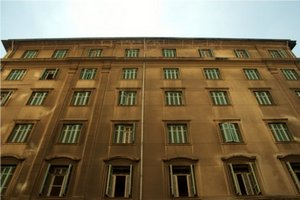
//> input picture images/Hough_Lines_Tutorial_Original_Image.jpg, 300 x 200 px, given in place of the camera
$ ./tracking_objects_by_color   (built with g++ and OpenCV 4)
//> lines starting //> are read from the running program, lines starting //| are printed output that depends on the picture; after the words box and inside, x2 and y2 are one past the last pixel; in counts of white or black regions, pixels touching at a corner belong together
#include <iostream>
#include "opencv2/highgui/highgui.hpp"
#include "opencv2/imgproc/imgproc.hpp"
#include <iostream>
#include<stdio.h>
using namespace cv;
using namespace std;

int iLowH = 170;
int iHighH = 179;

int iLowS = 150;
int iHighS = 255;

int iLowV = 60;
int iHighV = 255;


// [19 lines left out: function CallBackFunc, not called in this run]


void mouseEvent(int evt, int x, int y, int flags, void* param)
{
    char window_name[30] = "HSV Segmentation";

    Mat* image = (Mat*) param;
    if (evt == CV_EVENT_LBUTTONDOWN)
    {
// [4 lines of commented-out code are left out]


        Vec3b rgb=(*image).at<Vec3b>(y,x);
        int B=rgb.val[0];
        int G=rgb.val[1];
        int R=rgb.val[2];

        Mat HSV;
        Mat RGB=(*image)(Rect(x,y,1,1));
        cvtColor(RGB, HSV,CV_BGR2HSV);

        Vec3b hsv=HSV.at<Vec3b>(0,0);
        int H=hsv.val[0];
        int S=hsv.val[1];
        int V=hsv.val[2];

        iLowH=min(iLowH,H);
        iHighH=max(iHighH,H);
        cvSetTrackbarPos("LowH", "Control", iLowH);
        cvSetTrackbarPos("HighH", "Control", iHighH);


        iLowS=min(iLowS,S);
        iHighS=max(iHighS,S);
        cvSetTrackbarPos("LowS", "Control", iLowS);
        cvSetTrackbarPos("HighS", "Control", iHighS);


        iLowV=min(iLowV,V);
        iHighV=max(iHighV,V);
        cvSetTrackbarPos("LowV", "Control", iLowV);
        cvSetTrackbarPos("HighV", "Control", iHighV);


        char name[30];
        sprintf(name,"B=%d",B);
        putText((*image),name, Point(150,40) , FONT_HERSHEY_SIMPLEX, .7, Scalar(0,255,0), 2,8,false );
        std::cout<<name<<std::endl;


        sprintf(name,"G=%d",G);
        putText((*image),name, Point(150,80) , FONT_HERSHEY_SIMPLEX, .7, Scalar(0,255,0), 2,8,false );
        std::cout<<name<<std::endl;


        sprintf(name,"R=%d",R);
        putText((*image),name, Point(150,120) , FONT_HERSHEY_SIMPLEX, .7, Scalar(0,255,0), 2,8,false );
        std::cout<<name<<std::endl;


        sprintf(name,"H=%d",H);
        putText((*image),name, Point(25,40) , FONT_HERSHEY_SIMPLEX, .7, Scalar(0,255,0), 2,8,false );
        std::cout<<name<<std::endl;


        sprintf(name,"S=%d",S);
        putText((*image),name, Point(25,80) , FONT_HERSHEY_SIMPLEX, .7, Scalar(0,255,0), 2,8,false );
        std::cout<<name<<std::endl;


        sprintf(name,"V=%d",V);
        putText((*image),name, Point(25,120) , FONT_HERSHEY_SIMPLEX, .7, Scalar(0,255,0), 2,8,false );
        std::cout<<name<<std::endl;

        sprintf(name,"X=%d",x);
        putText((*image),name, Point(25,300) , FONT_HERSHEY_SIMPLEX, .7, Scalar(0,0,255), 2,8,false );
        std::cout<<name<<std::endl;

        sprintf(name,"Y=%d",y);
        putText((*image),name, Point(25,340) , FONT_HERSHEY_SIMPLEX, .7, Scalar(0,0,255), 2,8,false );
        std::cout<<name<<std::endl;


    }


}


// [23 lines left out: functions on_mouse, CallBackFuncWithKey, not called in this run]
int main( int argc, char** argv )
{
    VideoCapture cap(0); //capture the video from webcam

    if ( !cap.isOpened() )  // if not success, exit program
    {
        cout << "Cannot open the web cam" << endl;
        return -1;
    }

    namedWindow("Control", CV_WINDOW_AUTOSIZE); //create a window called "Control"


    //Create trackbars in "Control" window
    createTrackbar("LowH", "Control", &iLowH, 179); //Hue (0 - 179)
    createTrackbar("HighH", "Control", &iHighH, 179);

    createTrackbar("LowS", "Control", &iLowS, 255); //Saturation (0 - 255)
    createTrackbar("HighS", "Control", &iHighS, 255);

    createTrackbar("LowV", "Control", &iLowV, 255);//Value (0 - 255)
    createTrackbar("HighV", "Control", &iHighV, 255);

    int iLastX = -1;
    int iLastY = -1;

    //Capture a temporary image from the camera
    Mat imgTmp;
    cap.read(imgTmp);
//> imgTmp is the input picture: 200 rows x 300 cols, CV_8UC3; mean B, G, R 79.4, 107.6, 124.2

    //Create a black image with the size as the camera output
    Mat imgLines = Mat::zeros( imgTmp.size(), CV_8UC3 );;


//    while (true)
//    waitKey(30) == 27
    for(;;)
    {
        Mat imgOriginal;

        bool bSuccess = cap.read(imgOriginal); // read a new frame from video


        if (!bSuccess) //if not success, break loop
        {
            cout << "Cannot read a frame from video stream" << endl;
            break;
        }

        Mat imgHSV;

        cvtColor(imgOriginal, imgHSV, COLOR_BGR2HSV); //Convert the captured frame from BGR to HSV
//> imgHSV: 200 rows x 300 cols, CV_8UC3; mean H, S, V 30.5, 132, 127.9

        Mat imgThresholded;

        inRange(imgHSV, Scalar(iLowH, iLowS, iLowV), Scalar(iHighH, iHighS, iHighV), imgThresholded); //Threshold the image
//> imgThresholded: 200 rows x 300 cols, CV_8UC1; every value is 0
//> `Moments oMoments = moments(imgThresholded);`: oMoments = moments, m00 0
//> `double dM01 = oMoments.m01;`: dM01 = 0
//> `imgOriginal.copyTo(result,imgThresholded);`: result: 200 rows x 300 cols, CV_8UC3; every value is 0
//> the left mouse button is pressed and released at (150, 100)
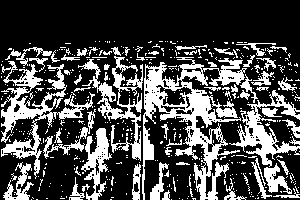
//> imgThresholded: 200 rows x 300 cols, CV_8UC1; 29.4% white; 467 white regions (405 under 20 px), largest, box (x1, y1, x2, y2) and area: (142, 57, 247, 200) 4980, (1, 61, 95, 179) 2688, (78, 56, 143, 161) 1701

        //morphological opening (removes small objects from the foreground)
        erode(imgThresholded, imgThresholded, getStructuringElement(MORPH_ELLIPSE, Size(5, 5)) );
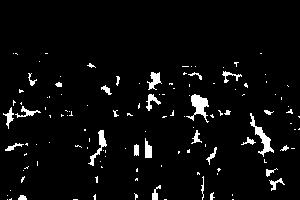
//> imgThresholded: 200 rows x 300 cols, CV_8UC1; 4.3% white; 127 white regions (97 under 20 px), largest, box (x1, y1, x2, y2) and area: (186, 94, 209, 123) 283, (250, 113, 274, 157) 267, (88, 130, 107, 166) 173
        dilate( imgThresholded, imgThresholded, getStructuringElement(MORPH_ELLIPSE, Size(5, 5)) );

        //morphological closing (removes small holes from the foreground)
        dilate( imgThresholded, imgThresholded, getStructuringElement(MORPH_ELLIPSE, Size(5, 5)) );
        erode(imgThresholded, imgThresholded, getStructuringElement(MORPH_ELLIPSE, Size(5, 5)) );
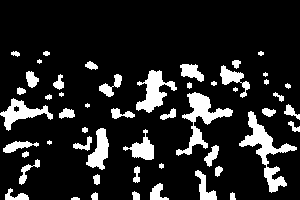
//> imgThresholded: 200 rows x 300 cols, CV_8UC1; 14.2% white; 52 white regions (6 under 20 px), largest, box (x1, y1, x2, y2) and area: (239, 111, 297, 193) 1194, (176, 92, 233, 156) 1049, (136, 70, 177, 113) 776

        //Calculate the moments of the thresholded image
        Moments oMoments = moments(imgThresholded);
//> oMoments = moments, m00 2170050, centre m10/m00, m01/m00 = (156.1, 126.6)

        double dM01 = oMoments.m01;
//> dM01 = 274656420
        double dM10 = oMoments.m10;
//> dM10 = 338667285
        double dArea = oMoments.m00;
//> dArea = 2170050

        // if the area <= 10000, I consider that the there are no object in the image and it's because of the noise, the area is not zero
        if (dArea > 10000)
        {
            //calculate the position of the ball
            int posX = dM10 / dArea;
//> posX = 156
            int posY = dM01 / dArea;
//> posY = 126

            if (iLastX >= 0 && iLastY >= 0 && posX >= 0 && posY >= 0)
            {
            //Draw a red line from the previous point to the current point
                line(imgLines, Point(posX, posY), Point(iLastX, iLastY), Scalar(0,0,255), 2);
            }

            iLastX = posX;
//> iLastX = 156
            iLastY = posY;
//> iLastY = 126
        }

        //  setMouseCallback("Original", CallBackFunc, NULL);
        setMouseCallback("Original", mouseEvent, &imgOriginal);

        imshow("Thresholded Image", imgThresholded); //show the thresholded image

        cv::Mat result;
        imgOriginal.copyTo(result,imgThresholded);
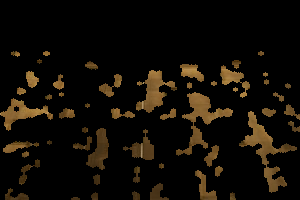
//> result: 200 rows x 300 cols, CV_8UC3; mean B, G, R 6.1, 12.4, 16.9

        imgOriginal = imgOriginal + imgLines;
        imshow("Original", imgOriginal); //show the original image

        imshow("result", result); //show the original image

        if (waitKey(30) == 27) //wait for 'esc' key press for 30ms. If 'esc' key is pressed, break loop
//> the Esc key is pressed
        {
            cout << "esc key is pressed by user" << endl;
            break;
        }
    }

return 0;
}

$ run again, on images/OpticalFlow0.jpg
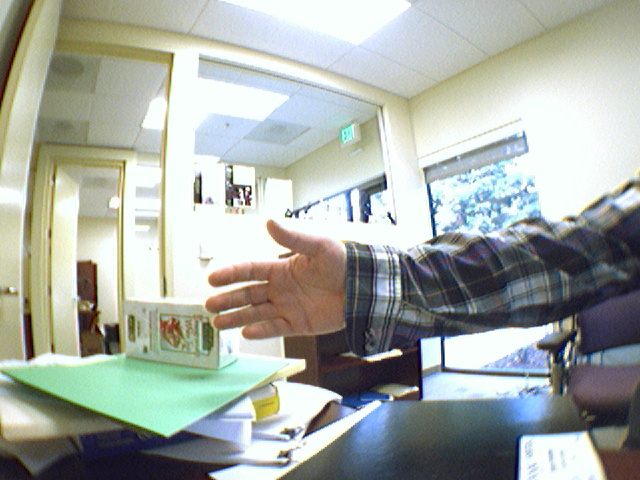
//> input picture images/OpticalFlow0.jpg, 640 x 480 px, given in place of the camera
//> imgTmp is the input picture: 480 rows x 640 cols, CV_8UC3; mean B, G, R 164.4, 171.2, 165.4
//> imgHSV: 480 rows x 640 cols, CV_8UC3; mean H, S, V 70.5, 45, 179.2
//> `inRange(imgHSV, Scalar(iLowH, iLowS, iLowV), Scalar(iHighH, iHighS, iH..`:
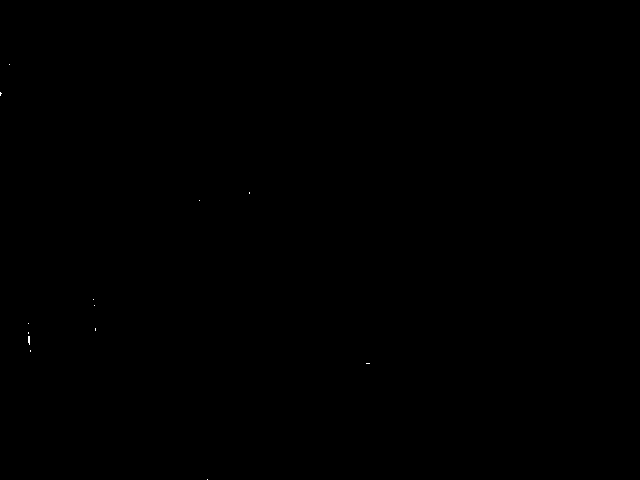
//> imgThresholded: 480 rows x 640 cols, CV_8UC1; 0.01% white in thin lines or dots, all inside (x1, y1, x2, y2) = (0, 64, 370, 480)
//> oMoments = moments, m00 0
//> dM01 = 0
//> result: 480 rows x 640 cols, CV_8UC3; every value is 0
//> oMoments = moments, m00 13012650, centre m10/m00, m01/m00 = (244.9, 301.9)
//> dM01 = 3.93e+09
//> dM10 = 3.19e+09
//> dArea = 13012650
//> posX = 244
//> posY = 301
//> iLastX = 244
//> iLastY = 301
//> `imgOriginal.copyTo(result,imgThresholded);`:
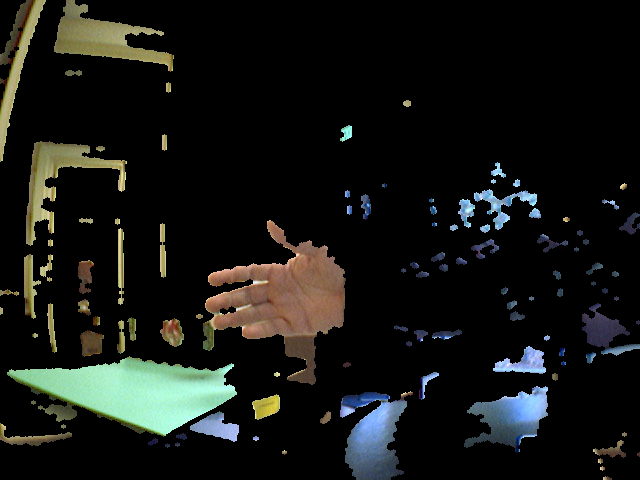
//> result: 480 rows x 640 cols, CV_8UC3; mean B, G, R 20.4, 23.4, 21.7
